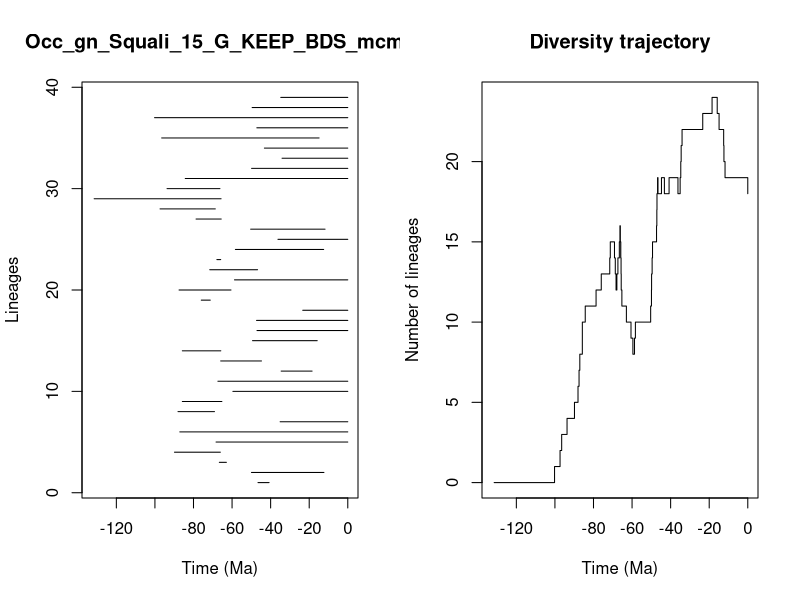

R code for this plot:


pdf(file='../Results/Genus/5_MA_bins_EP_FT/pyrate_mcmc_logs/Occ_gn_Squali_15_G_KEEP_BDS_mcmc_LTT.pdf',width=0.6*20, height=0.6*10)
title = "Occ_gn_Squali_15_G_KEEP_BDS_mcmc"
ts=c(46.553737400168885, 49.94318663962743,66.6039605560846,89.86400857354175,68.29972163994883,87.09304478321613,35.071294242919535,88.02799201526507,85.78767918265866,59.57259249519239,67.34029632115826,34.543143773730584,65.90241485439317,85.78274215362912,49.39128714945709,47.07715587926758,47.3084189476151,23.353061500339535,75.97044679705954,87.48808387957449,58.7382922192206,71.56745046204897,67.87227498223696,58.27359111523016,36.20295291602539,50.35643261139927,78.66433359150788,97.33922418946209,131.50988183487573,93.71410598066043,84.27702380135973,49.87622613606243,34.07351635784878,43.237635102336306,96.49786636909003,47.15271034155335,100.19408690824058,49.59655376107839,34.74474070827946)
te=c(40.808530221212166, 12.36213999246186,62.94348494224782,66.07717512146304,0.0,0.0,0.0,69.11981075019324,65.28244387373631,0.0,0.0,18.515725608368083,44.75617651261531,65.84397276562841,15.848603744055765,0.0,0.0,0.0,71.28951028872629,60.55397939698661,0.0,46.77767521207097,65.89247968595068,12.50266723047728,0.0,11.787852467657787,65.62741992889384,68.69855197695064,65.69973067980305,66.28870563809986,0.0,0.0,0.0,0.0,14.881564046431004,0.0,0.0,0.0,0.0)
div_traj=c(0, 1,2,3,4,5,6,7,8,9,10,11,12,13,14,15,14,13,12,13,14,15,16,15,14,15,14,13,12,11,10,9,8,9,10,11,12,13,14,15,16,17,18,19,18,19,18,19,18,19,20,21,22,23,24,23,22,21,20,19,18)
time_events=c(131.50988183487573, 100.19408690824058,97.33922418946209,96.49786636909003,93.71410598066043,89.86400857354175,88.02799201526507,87.48808387957449,87.09304478321613,85.78767918265866,85.78274215362912,84.27702380135973,78.66433359150788,75.97044679705954,71.56745046204897,71.28951028872629,69.11981075019324,68.69855197695064,68.29972163994883,67.87227498223696,67.34029632115826,66.6039605560846,66.28870563809986,66.07717512146304,65.90241485439317,65.89247968595068,65.84397276562841,65.69973067980305,65.62741992889384,65.28244387373631,62.94348494224782,60.55397939698661,59.57259249519239,58.7382922192206,58.27359111523016,50.35643261139927,49.94318663962743,49.87622613606243,49.59655376107839,49.39128714945709,47.3084189476151,47.15271034155335,47.07715587926758,46.77767521207097,46.553737400168885,44.75617651261531,43.237635102336306,40.808530221212166,36.20295291602539,35.071294242919535,34.74474070827946,34.543143773730584,34.07351635784878,23.353061500339535,18.515725608368083,15.848603744055765,14.881564046431004,12.50266723047728,12.36213999246186,11.787852467657787,0.0)
                par(mfrow=c(1,2))
                L = length(ts)
                plot(ts, 1:L , xlim=c(-max(ts)-1,0), pch=20, type="n", main=title,xlab="Time (Ma)",ylab="Lineages")
                for (i in 1:L){segments(x0=-te[i],y0=i,x1=-ts[i],y1=i)}    
                t = -time_events
                plot(div_traj ~ t,type="s", main = "Diversity trajectory",xlab="Time (Ma)",ylab="Number of lineages",xlim=c(-max(ts)-1,0))
                abline(v=c(65,200,251,367,445),lty=2,col="gray")
                
